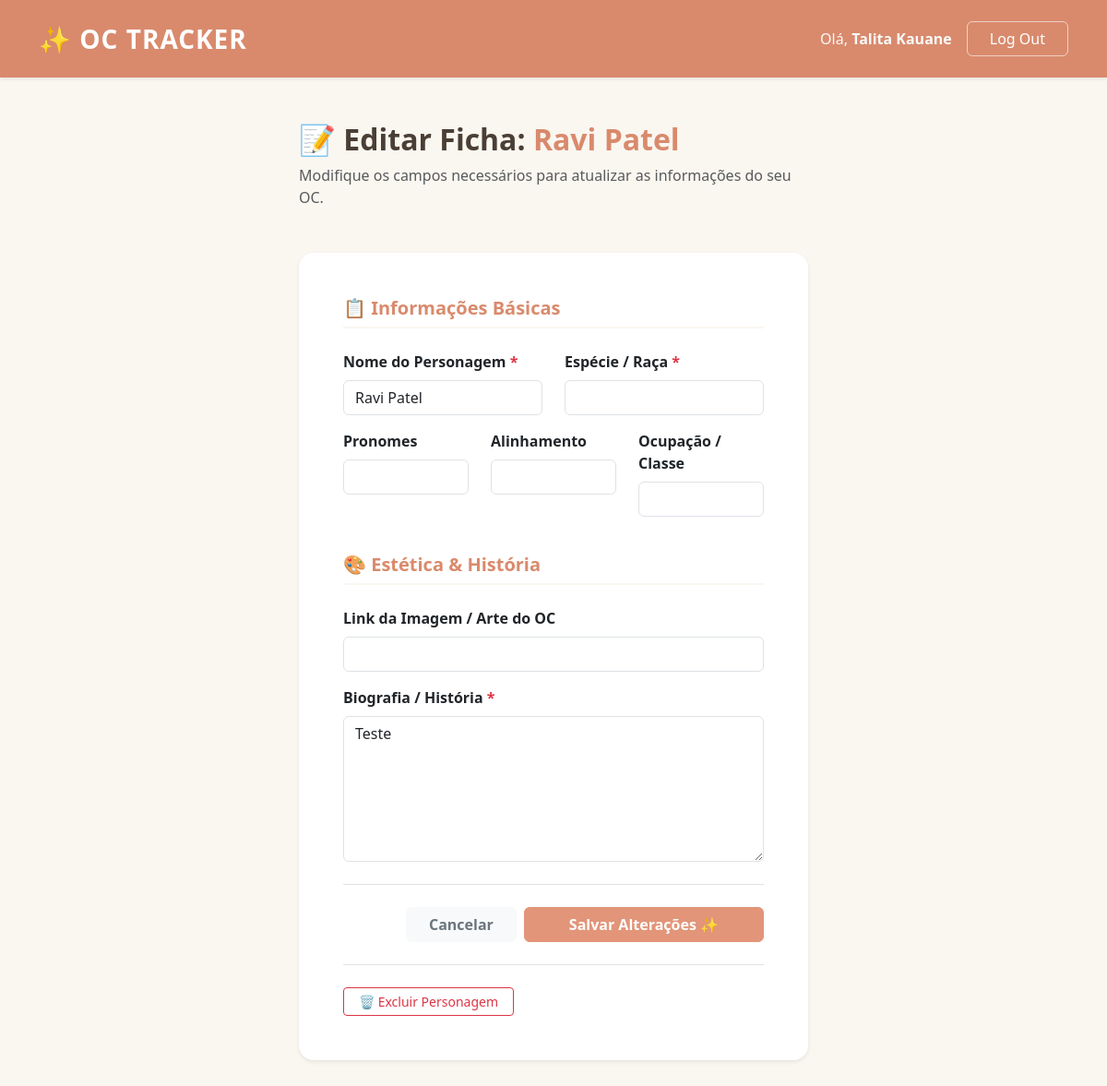
The page /1/update (signed in) on the database its author committed.
### tables this page shows
CREATE TABLE user (
  id INTEGER PRIMARY KEY AUTOINCREMENT,
  username TEXT UNIQUE NOT NULL,
  password TEXT NOT NULL
);

CREATE TABLE personagem (
  id INTEGER PRIMARY KEY AUTOINCREMENT,
  user_id INTEGER NOT NULL,
  criado TIMESTAMP NOT NULL DEFAULT CURRENT_TIMESTAMP,
  nome TEXT NOT NULL,
  especie TEXT NOT NULL,
  alinhamento TEXT,
  pronomes TEXT,
  ocupacao TEXT,
  biografia TEXT NOT NULL,
  imagem_url TEXT,
  FOREIGN KEY (user_id) REFERENCES user (id)
);

### flaskr/oc.py (the view, shortened to what this page needs)
@bp.route('/<int:id>/update', methods=('GET', 'POST'))
@login_required
def update(id):
    post = get_post(id)
    return render_template('blog/update.html', post=post)

### flaskr/auth.py (called while the page is built)
@bp.before_app_request
def load_logged_in_user():
    user_id = session.get('user_id')
    if user_id is None:
        g.user = None
    else:
        g.user = get_db().execute(
            'SELECT * FROM user WHERE id = ?', (user_id,)
        ).fetchone()

def login_required(view):
    @functools.wraps(view)
    def wrapped_view(**kwargs):
        if g.user is None:
            return redirect(url_for('auth.login'))
        return view(**kwargs)
    return wrapped_view

### flaskr/db.py (called while the page is built)
def get_db():
    if 'db' not in g:
        g.db = sqlite3.connect(
            current_app.config['DATABASE'],
            detect_types=sqlite3.PARSE_DECLTYPES
        )
        g.db.row_factory = sqlite3.Row
    return g.db

### flaskr/oc.py (called while the page is built)
def get_post(id, check_author=True):
    post = get_db().execute(
        'SELECT p.id, p.nome AS title, p.biografia AS body, p.criado AS created, p.user_id AS author_id, u.username'
        ' FROM personagem p JOIN user u ON p.user_id = u.id'
        ' WHERE p.id = ?',
        (id,)
    ).fetchone()
    if post is None:
        abort(404, f"O personagem com ID {id} não existe.")
    if check_author and post['author_id'] != g.user['id']:
        abort(403)
    return post

### flaskr/templates/blog/update.html (shortened to what this page needs)
{% extends 'base.html' %}
{% block header %}
<div class="mb-4">
  <h2 class="fw-bold" style="color: #4a3f35;">📝 Editar Ficha: <span style="color: #d98a6c;">{{ post['title'] }}</span></h2>
  <p class="text-muted">Modifique os campos necessários para atualizar as informações do seu OC.</p>
</div>
{% endblock %}
{% block content %}
<div class="card shadow-sm border-0 rounded-4 bg-white mb-5">
  <div class="card-body p-4 p-md-5">
    <form method="post">
      <h5 class="fw-bold mb-4" style="color: #d98a6c; border-bottom: 2px solid #faf6f0; padding-bottom: 8px;">📋 Informações Básicas</h5>
      <div class="row">
        <div class="col-md-6 mb-3">
          <label for="nome" class="form-label fw-semibold">Nome do Personagem <span class="text-danger">*</span></label>
          <input type="text" name="nome" id="nome" class="form-control"
                 value="{{ request.form['nome'] or post['title'] }}" required>
        </div>
        <div class="col-md-6 mb-3">
          <label for="especie" class="form-label fw-semibold">Espécie / Raça <span class="text-danger">*</span></label>
          <input type="text" name="especie" id="especie" class="form-control"
                 value="{{ request.form['especie'] or post['especie'] }}" required>
        </div>
      </div>
      <div class="row">
        <div class="col-md-4 mb-3">
          <label for="pronomes" class="form-label fw-semibold">Pronomes</label>
          <input type="text" name="pronomes" id="pronomes" class="form-control"
                 value="{{ request.form['pronomes'] or post['pronomes'] or '' }}">
        </div>
        <div class="col-md-4 mb-3">
          <label for="alinhamento" class="form-label fw-semibold">Alinhamento</label>
          <input type="text" name="alinhamento" id="alinhamento" class="form-control"
                 value="{{ request.form['alinhamento'] or post['alinhamento'] or '' }}">
        </div>
        <div class="col-md-4 mb-3">
          <label for="ocupacao" class="form-label fw-semibold">Ocupação / Classe</label>
          <input type="text" name="ocupacao" id="ocupacao" class="form-control"
                 value="{{ request.form['ocupacao'] or post['ocupacao'] or '' }}">
        </div>
      </div>
      <h5 class="fw-bold mt-4 mb-4" style="color: #d98a6c; border-bottom: 2px solid #faf6f0; padding-bottom: 8px;">🎨 Estética & História</h5>
      <div class="mb-3">
        <label for="imagem_url" class="form-label fw-semibold">Link da Imagem / Arte do OC</label>
        <input type="url" name="imagem_url" id="imagem_url" class="form-control"
               value="{{ request.form['imagem_url'] or post['imagem_url'] or '' }}">
      </div>
      <div class="mb-4">
        <label for="biografia" class="form-label fw-semibold">Biografia / História <span class="text-danger">*</span></label>
        <textarea name="biografia" id="biografia" class="form-control" rows="6" required>{{ request.form['biografia'] or post['body'] }}</textarea>
      </div>
      <div class="d-flex justify-content-end gap-2 border-top pt-4">
        <a href="{{ url_for('blog.index') }}" class="btn btn-light px-4 fw-bold text-secondary">Cancelar</a>
        <button type="submit" class="btn btn-primary px-5 fw-bold">Salvar Alterações ✨</button>
      </div>
    </form>
    <div class="mt-4 pt-4 border-top d-flex justify-content-start">
      <form action="{{ url_for('blog.delete', id=post['id']) }}" method="post"
            onsubmit="return confirm('Tem certeza absoluta que deseja deletar este personagem? Essa ação não pode ser desfeita.');">
        <button type="submit" class="btn btn-sm btn-outline-danger px-3">
          🗑️ Excluir Personagem
        </button>
      </form>
    </div>
  </div>
</div>
{% endblock %}

### flaskr/templates/base.html (shortened to what this page needs)
<!doctype html>
<html lang="pt-br">
<head>
  <link href="https://cdn.jsdelivr.net/npm/bootstrap@5.3.0/dist/css/bootstrap.min.css" rel="stylesheet">
</head>
<body>
  <nav class="navbar navbar-expand-lg navbar-dark custom-navbar mb-5 shadow-sm py-3">
    <div class="container flex-column flex-md-row text-center text-md-start">
      <a class="navbar-brand fw-bold text-uppercase mb-3 mb-md-0" href=""{{ url_for('blog.index') }}"">
        ✨ OC Tracker
      </a>
      <div class="ms-md-auto">
        <div class="d-flex align-items-center justify-content-center gap-2">
{% if g.user %}
            <span class="text-light me-2">Olá, <strong>{{ g.user['username'] }}</strong></span>
            <a class="btn btn-outline-light px-4" href="{{ url_for('auth.logout') }}">Log Out</a>
          {% else %}
            <a class="btn btn-outline-light px-4" href="{{ url_for('auth.login') }}">Log In</a>
            <a class="btn btn-primary px-4 shadow-sm fw-bold" href="{{ url_for('auth.register') }}">Register</a>
          {% endif %}
        </div>
      </div>
    </div>
  </nav>
<main class="container-fluid px-0 my-4">
    <div class="row g-0 justify-content-center align-items-stretch" style="min-height: 70vh;">
      <div class="col-12 col-md-9 col-lg-6 px-4 d-flex flex-column">
        <header class="mb-4 text-center text-md-start">
          {% block header %}{% endblock %}
        </header>
        {% block content %}{% endblock %}
      </div>
    </div>
  </main>
</body>
</html>

### flaskr/templates/base.html (style rules this page uses)
body { background-color: #faf6f0 !important; color: #4a3f35; }
.custom-navbar { background-color: #d98a6c !important; }
.btn-primary { background-color: #e29578 !important; border-color: #e29578 !important; color: #fff !important; }
.btn-outline-light { color: #fff !important; border-color: rgba(255, 255, 255, 0.6) !important; }
.navbar-brand { font-size: 1.75rem !important; letter-spacing: 1px; }

### rows shown on the page
user: user.username "Talita Kauane"
personagem: title "Ravi Patel", nome "Ravi Patel", biografia "Teste"
